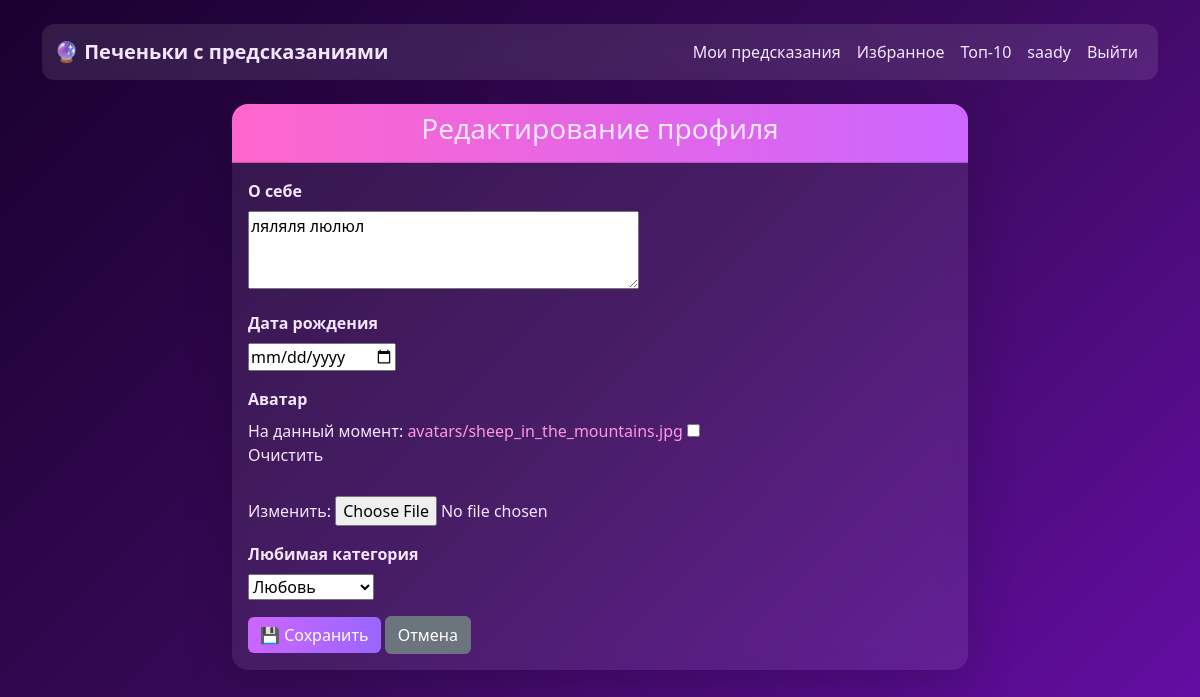
The page /profile/edit/ (signed in) on the database its author committed.
### users/models.py (models this page shows)
class CustomUser(AbstractUser):
    pass

### predictions/models.py (models this page shows, shortened)
class UserProfile(models.Model):
    user = models.OneToOneField(
        'users.CustomUser',
        on_delete=models.CASCADE,
        verbose_name="Пользователь"
    )
    bio = models.TextField(blank=True, verbose_name="О себе")
    favorite_category = models.ForeignKey(
        Category,
        on_delete=models.SET_NULL,
        null=True,
        blank=True,
        verbose_name="Любимая категория"
    )
    birth_date = models.DateField(null=True, blank=True, verbose_name="Дата рождения")
    avatar = models.ImageField(
        upload_to='avatars/',
        null=True,
        blank=True,
        verbose_name="Аватар"
    )

### predictions/views.py (the view)
# urls.py: path('profile/edit/', views.edit_profile, name='edit_profile'),
@login_required
def edit_profile(request):
    user_profile, created = UserProfile.objects.get_or_create(user=request.user)
    if request.method == 'POST':
        form = UserProfileForm(request.POST, request.FILES, instance=user_profile)
        if form.is_valid():
            form.save()
            messages.success(request, 'Профиль успешно обновлён!')
            return redirect('profile')
    else:
        form = UserProfileForm(instance=user_profile)
    context = {
        'form': form,
        'user_profile': user_profile,
    }
    return render(request, 'edit_profile.html', context)

### predictions/forms.py
class UserProfileForm(forms.ModelForm):
    class Meta:
        model = UserProfile
        fields = ['bio', 'birth_date', 'avatar', 'favorite_category']
        widgets = {
            'birth_date': forms.DateInput(attrs={'type': 'date'}),
            'bio': forms.Textarea(attrs={'rows': 3}),
        }

### predictions/models.py (called while the page is built)
    def __str__(self):
        return self.name

### predictions/templates/edit_profile.html (shortened to what this page needs)
{% extends 'base.html' %}
{% block content %}
<div class="row justify-content-center">
    <div class="col-md-8">
        <div class="card shadow-lg">
            <div class="card-header text-center">
                <h3>Редактирование профиля</h3>
            </div>
            <div class="card-body">
                <form method="post" enctype="multipart/form-data">
                    {% for field in form %}
                    <div class="mb-3">
                        <label class="form-label fw-bold">{{ field.label }}</label>
                        {{ field }}
                    </div>
                    {% endfor %}
                    <button type="submit" class="btn btn-success">💾 Сохранить</button>
                    <a href="{% url 'profile' %}" class="btn btn-secondary">Отмена</a>
                </form>
            </div>
        </div>
    </div>
</div>
{% endblock %}

### templates/base.html (shortened to what this page needs)
<!DOCTYPE html>
<html lang="ru">
<head>
    <link href="https://cdn.jsdelivr.net/npm/bootstrap@5.3.2/dist/css/bootstrap.min.css" rel="stylesheet">
</head>
<body>
    <div class="container mt-4">
        <nav class="navbar navbar-expand-lg navbar-light bg-light mb-4">
            <div class="container">
               <a class="navbar-brand fw-bold" href="{% url 'home' %}">
                    🔮 Печеньки с предсказаниями
               </a>
                <div class="navbar-nav ms-auto">
                    {% if user.is_authenticated %}
                        <a class="nav-link" href="{% url 'my_predictions' %}">Мои предсказания</a>
                        <a class="nav-link" href="{% url 'favorites' %}">Избранное</a>
                        <a class="nav-link" href="{% url 'top_cookies' %}">Топ-10</a>
                        <a class="nav-link" href="{% url 'profile' %}">{{ user.username }}</a>
                        <form action="{% url 'logout' %}" method="post" style="display: inline;">
                            <button type="submit" class="btn btn-link nav-link"
                                    style="display: inline; background: none; border: none;">
                                Выйти
                            </button>
                        </form>
                    {% else %}
                        <a class="nav-link" href="{% url 'register' %}">Регистрация</a>
                        <a class="nav-link" href="{% url 'login' %}">Войти</a>
                    {% endif %}
                </div>
            </div>
        </nav>
        {% block content %}
        {% endblock %}
    </div>
</body>
</html>

### templates/base.html (style rules this page uses)
body { background: linear-gradient(135deg, #1a002f, #3a0a5c, #6a0dad); min-height: 100vh; color: #f5e6ff; }
.card { background: rgba(255, 255, 255, 0.08); backdrop-filter: blur(10px); border: none; border-radius: 16px; color: #fff; }
.card-header { background: linear-gradient(90deg, #ff66cc, #cc66ff); color: white !important; border-radius: 16px 16px 0 0 !important; }
.btn-success { background: linear-gradient(90deg, #cc66ff, #9966ff); border: none; }
.navbar { background: rgba(255, 255, 255, 0.1) !important; backdrop-filter: blur(10px); border-radius: 12px; }
.navbar .nav-link, .navbar-brand { color: #f5e6ff !important; }
label { color: #f5e6ff; margin-bottom: 5px; display: block; }
a { color: #ff99dd; }
.card { transition: 0.3s; }
a { text-decoration: none; }
.btn { transition: all 0.3s ease; }
body, p, span, div, small, strong, h1, h2, h3, h4, h5 { color: #f5e6ff; }
.card, .card p, .card span, .card small { color: #f5e6ff !important; }

### rows shown on the page
CustomUser: username "saady"
UserProfile: form "ляляля люлюл" "Любовь"

### other values the page prints
{{ field.label }} "О себе" "Дата рождения" "Аватар" "Любимая категория"
